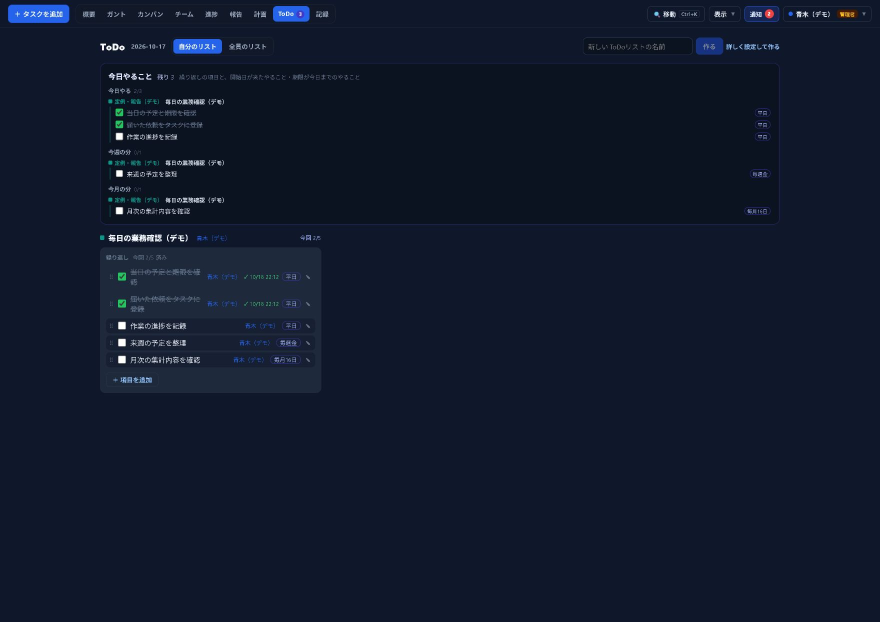
#> input picture docs/hakobi-introduction/assets-current/checklist.png, 1759 x 1244 px, given in place of gantt.png, which was not available (shown at 1/2 size)
$ python prepare_screens.py
#> lines starting #> are read from the running program, lines starting #| are printed output that depends on the picture
"""Crop the demo screenshots to the parts each figure explains.

The sources are the dark-mode demo captures in docs/hakobi-introduction/assets-current
(1759 x 1244, fictional members and tasks only). The crops are written to
assets/screens/, which is under version control.

Usage:
    python docs/hakobi-report/tools/prepare_screens.py
"""
from __future__ import annotations

from pathlib import Path

from PIL import Image

ROOT = Path(__file__).resolve().parent.parent
SOURCE = ROOT.parent / "hakobi-introduction" / "assets-current"
TARGET = ROOT / "assets" / "screens"

# Fractions of the source image, in left/top/right/bottom order.
CROPS = {
    "gantt": (0.0, 0.0450161, 0.704946, 0.5916399),
    "team": (0.0085276, 0.0956592, 0.5025583, 0.4863344),
    "progress": (0.2615122, 0.1366559, 0.7305287, 0.5747588),
    "report": (0.1051734, 0.0522508, 0.8857305, 0.4823151),
    "meeting": (0.0, 0.0, 0.9977260, 0.3054662),
    "plan": (0.0085276, 0.0602894, 0.6139852, 0.4340836),
    "checklist": (0.1080159, 0.0522508, 0.8897101, 0.3697749),
}


def main() -> None:
    TARGET.mkdir(parents=True, exist_ok=True)
    for name, (a, b, c, d) in CROPS.items():
        with Image.open(SOURCE / f"{name}.png") as image:
#> image is the input picture: PIL image 1759x1244 RGB; mean R, G, B 16.5, 25, 43.3
            width, height = image.size
#> width = 1759; height = 1244
            box = (round(width * a), round(height * b), round(width * c), round(height * d))
#> box = (0, 56, 1240, 736)
            image.crop(box).convert("RGB").save(TARGET / f"{name}.png", optimize=True)
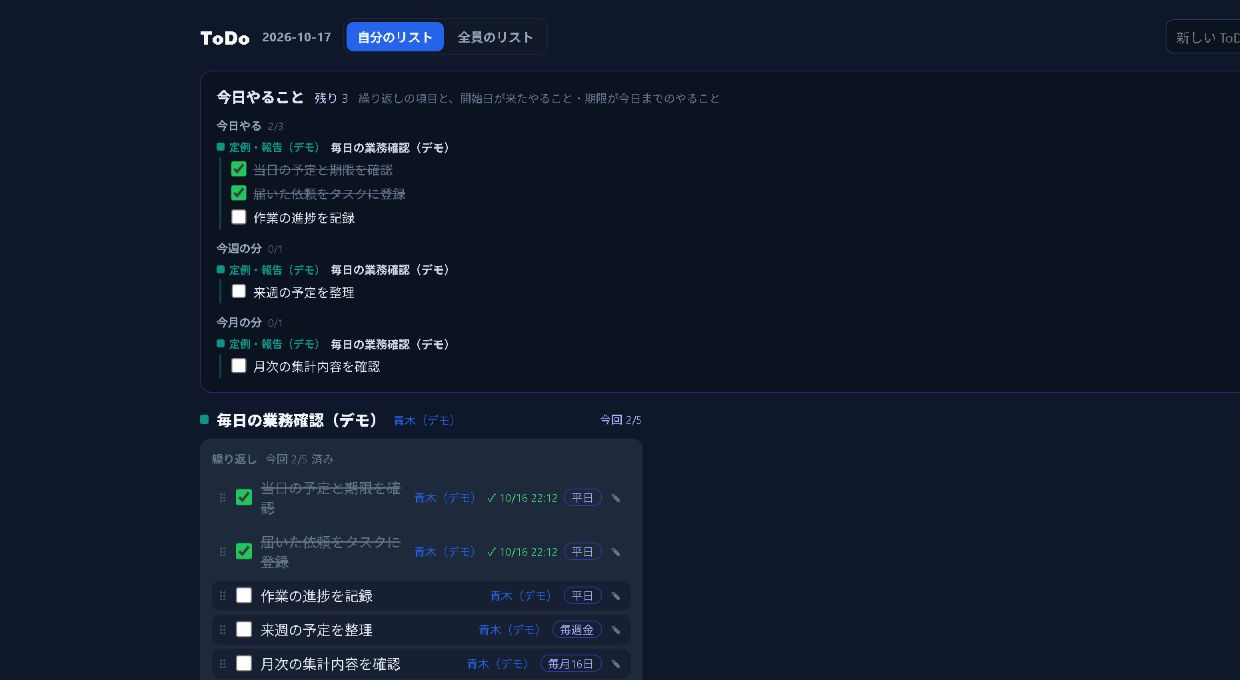
#> saved as gantt.png: PIL image 1240x680 RGB; mean R, G, B 17.9, 26.6, 43.6
        print(name, box)
#| gantt (0, 56, 1240, 736)
#> pass 2 of the loop in main, `for name, (a, b, c, d) in CROPS.items():`:
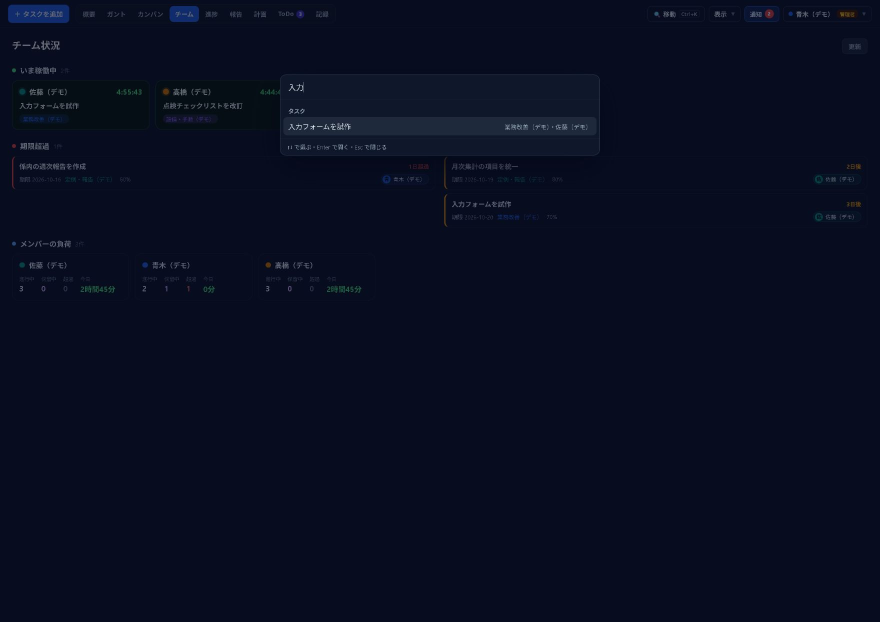
#> input picture docs/hakobi-introduction/assets-current/command.png, 1759 x 1244 px, given in place of team.png, which was not available (shown at 1/2 size)
#> in main, image is the input picture: PIL image 1759x1244 RGB; mean R, G, B 8.2, 13.5, 32.3
#> in main, `image.crop(box).convert("RGB").save(TARGET / f"{name}.png", optimize=T..`:
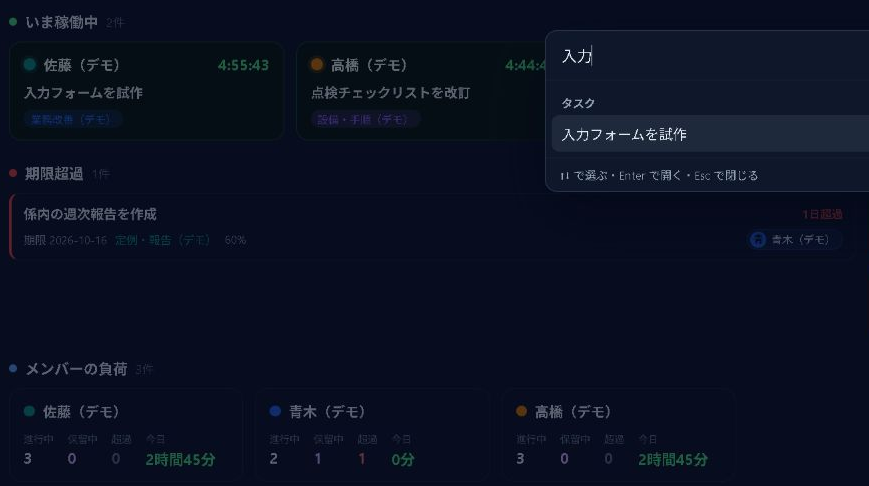
#> saved as team.png: PIL image 869x486 RGB; mean R, G, B 10.1, 16.2, 33.6
#| team (15, 119, 884, 605)


if __name__ == "__main__":
#> (the run stopped early here; a loop or call above may not have finished)
